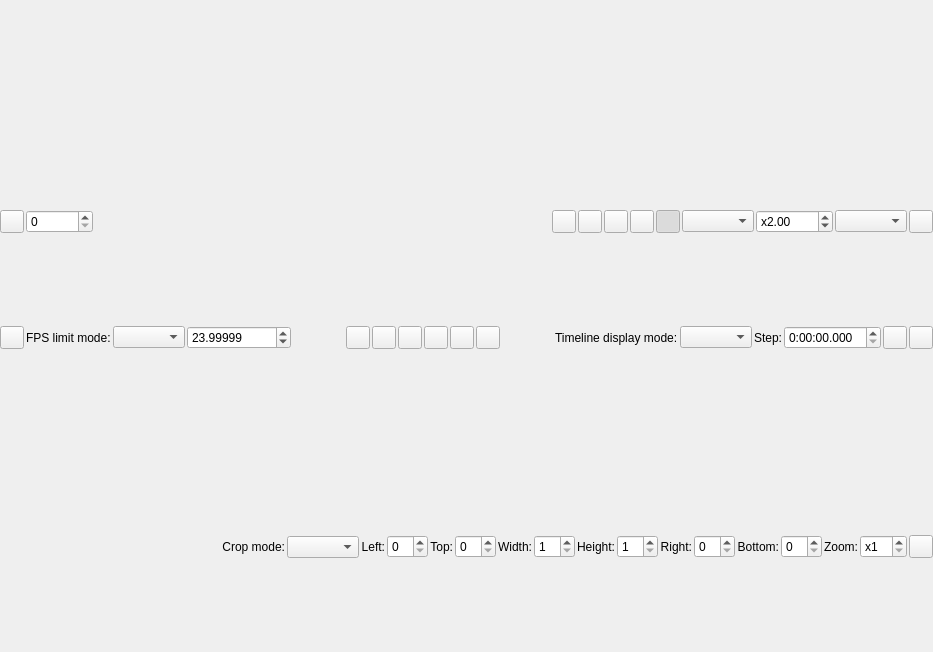
<?xml version="1.0" encoding="UTF-8"?>
<ui version="4.0">
 <class>PreviewDialog</class>
 <widget class="QDialog" name="PreviewDialog">
  <property name="geometry">
   <rect>
    <x>0</x>
    <y>0</y>
    <width>933</width>
    <height>652</height>
   </rect>
  </property>
  <property name="windowTitle">
   <string>Dialog</string>
  </property>
  <layout class="QVBoxLayout" name="mainLayout">
   <property name="spacing">
    <number>0</number>
   </property>
   <property name="leftMargin">
    <number>0</number>
   </property>
   <property name="topMargin">
    <number>0</number>
   </property>
   <property name="rightMargin">
    <number>0</number>
   </property>
   <property name="bottomMargin">
    <number>0</number>
   </property>
   <item>
    <widget class="PreviewArea" name="previewArea"/>
   </item>
   <item>
    <widget class="QWidget" name="toolBar" native="true">
     <property name="sizePolicy">
      <sizepolicy hsizetype="Expanding" vsizetype="Fixed">
       <horstretch>0</horstretch>
       <verstretch>0</verstretch>
      </sizepolicy>
     </property>
     <layout class="QHBoxLayout" name="horizontalLayout">
      <property name="spacing">
       <number>2</number>
      </property>
      <property name="leftMargin">
       <number>0</number>
      </property>
      <property name="topMargin">
       <number>0</number>
      </property>
      <property name="rightMargin">
       <number>0</number>
      </property>
      <property name="bottomMargin">
       <number>0</number>
      </property>
      <item>
       <widget class="QToolButton" name="timeLineCheckButton">
        <property name="toolTip">
         <string>Timeline</string>
        </property>
        <property name="checkable">
         <bool>true</bool>
        </property>
       </widget>
      </item>
      <item>
       <widget class="QSpinBox" name="frameNumberSpinBox">
        <property name="sizePolicy">
         <sizepolicy hsizetype="Minimum" vsizetype="Fixed">
          <horstretch>0</horstretch>
          <verstretch>0</verstretch>
         </sizepolicy>
        </property>
        <property name="keyboardTracking">
         <bool>false</bool>
        </property>
        <property name="maximum">
         <number>999999999</number>
        </property>
       </widget>
      </item>
      <item>
       <widget class="QLabel" name="frameStatusLabel">
        <property name="maximumSize">
         <size>
          <width>16</width>
          <height>16</height>
         </size>
        </property>
        <property name="scaledContents">
         <bool>true</bool>
        </property>
        <property name="text">
         <string/>
        </property>
       </widget>
      </item>
      <item>
       <widget class="TimeLineSlider" name="frameNumberSlider" native="true">
        <property name="sizePolicy">
         <sizepolicy hsizetype="Expanding" vsizetype="Preferred">
          <horstretch>0</horstretch>
          <verstretch>0</verstretch>
         </sizepolicy>
        </property>
       </widget>
      </item>
      <item>
       <widget class="QToolButton" name="frameToClipboardButton">
        <property name="toolTip">
         <string>Copy frame to clipboard</string>
        </property>
       </widget>
      </item>
      <item>
       <widget class="QToolButton" name="saveSnapshotButton">
        <property name="toolTip">
         <string>Save snapshot</string>
        </property>
       </widget>
      </item>
      <item>
       <widget class="QToolButton" name="advancedSettingsButton">
        <property name="toolTip">
         <string>Preview Advanced Settings</string>
        </property>
       </widget>
      </item>
      <item>
       <widget class="QToolButton" name="cropCheckButton">
        <property name="toolTip">
         <string>Crop assistant</string>
        </property>
        <property name="checkable">
         <bool>true</bool>
        </property>
       </widget>
      </item>
      <item>
       <widget class="QToolButton" name="zoomCheckButton">
        <property name="toolTip">
         <string>Zoom</string>
        </property>
        <property name="checkable">
         <bool>true</bool>
        </property>
        <property name="checked">
         <bool>true</bool>
        </property>
       </widget>
      </item>
      <item>
       <widget class="QWidget" name="zoomPanel" native="true">
        <layout class="QHBoxLayout" name="horizontalLayout_2">
         <property name="spacing">
          <number>2</number>
         </property>
         <property name="leftMargin">
          <number>0</number>
         </property>
         <property name="topMargin">
          <number>0</number>
         </property>
         <property name="rightMargin">
          <number>0</number>
         </property>
         <property name="bottomMargin">
          <number>0</number>
         </property>
         <item>
          <widget class="QComboBox" name="zoomModeComboBox">
           <property name="sizePolicy">
            <sizepolicy hsizetype="Minimum" vsizetype="Fixed">
             <horstretch>0</horstretch>
             <verstretch>0</verstretch>
            </sizepolicy>
           </property>
          </widget>
         </item>
         <item>
          <widget class="ZoomRatioSpinBox" name="zoomRatioSpinBox">
           <property name="keyboardTracking">
            <bool>false</bool>
           </property>
           <property name="prefix">
            <string>x</string>
           </property>
           <property name="minimum">
            <double>0.010000000000000</double>
           </property>
           <property name="maximum">
            <double>1024.000000000000000</double>
           </property>
           <property name="value">
            <double>2.000000000000000</double>
           </property>
          </widget>
         </item>
         <item>
          <widget class="QComboBox" name="scaleModeComboBox"/>
         </item>
        </layout>
       </widget>
      </item>
      <item>
       <widget class="QToolButton" name="colorPickerButton">
        <property name="toolTip">
         <string>Color picker</string>
        </property>
        <property name="text">
         <string/>
        </property>
       </widget>
      </item>
     </layout>
     <zorder>colorPickerButton</zorder>
     <zorder>frameNumberSlider</zorder>
     <zorder>frameToClipboardButton</zorder>
     <zorder>saveSnapshotButton</zorder>
     <zorder>advancedSettingsButton</zorder>
     <zorder>cropCheckButton</zorder>
     <zorder>zoomCheckButton</zorder>
     <zorder>zoomPanel</zorder>
     <zorder>timeLineCheckButton</zorder>
     <zorder>frameNumberSpinBox</zorder>
     <zorder>frameStatusLabel</zorder>
    </widget>
   </item>
   <item>
    <widget class="QWidget" name="timeLinePanel" native="true">
     <layout class="QHBoxLayout" name="horizontalLayout_4" stretch="0,0,0,0,1,0,0,0,0,0,0,1,0,0,0,0,0,0">
      <property name="spacing">
       <number>2</number>
      </property>
      <property name="leftMargin">
       <number>0</number>
      </property>
      <property name="topMargin">
       <number>0</number>
      </property>
      <property name="rightMargin">
       <number>0</number>
      </property>
      <property name="bottomMargin">
       <number>0</number>
      </property>
      <item>
       <widget class="QToolButton" name="playButton">
        <property name="text">
         <string/>
        </property>
       </widget>
      </item>
      <item>
       <widget class="QLabel" name="label">
        <property name="text">
         <string>FPS limit mode:</string>
        </property>
       </widget>
      </item>
      <item>
       <widget class="QComboBox" name="playFpsLimitModeComboBox"/>
      </item>
      <item>
       <widget class="QDoubleSpinBox" name="playFpsLimitSpinBox">
        <property name="decimals">
         <number>5</number>
        </property>
        <property name="maximum">
         <double>100000.000000000000000</double>
        </property>
        <property name="value">
         <double>23.999990000000000</double>
        </property>
       </widget>
      </item>
      <item>
       <spacer name="horizontalSpacer_2">
        <property name="orientation">
         <enum>Qt::Horizontal</enum>
        </property>
        <property name="sizeHint" stdset="0">
         <size>
          <width>571</width>
          <height>20</height>
         </size>
        </property>
       </spacer>
      </item>
      <item>
       <widget class="QToolButton" name="goToPreviousBookmarkButton">
        <property name="text">
         <string/>
        </property>
       </widget>
      </item>
      <item>
       <widget class="QToolButton" name="bookmarkCurrentFrameButton"/>
      </item>
      <item>
       <widget class="QToolButton" name="unbookmarkCurrentFrameButton"/>
      </item>
      <item>
       <widget class="QToolButton" name="loadChaptersButton">
        <property name="text">
         <string/>
        </property>
       </widget>
      </item>
      <item>
       <widget class="QToolButton" name="clearBookmarksButton"/>
      </item>
      <item>
       <widget class="QToolButton" name="goToNextBookmarkButton"/>
      </item>
      <item>
       <spacer name="horizontalSpacer_3">
        <property name="orientation">
         <enum>Qt::Horizontal</enum>
        </property>
        <property name="sizeHint" stdset="0">
         <size>
          <width>40</width>
          <height>20</height>
         </size>
        </property>
       </spacer>
      </item>
      <item>
       <widget class="QLabel" name="timeLineModeLabel">
        <property name="text">
         <string>Timeline display mode:</string>
        </property>
        <property name="margin">
         <number>2</number>
        </property>
       </widget>
      </item>
      <item>
       <widget class="QComboBox" name="timeLineModeComboBox">
        <property name="sizePolicy">
         <sizepolicy hsizetype="Minimum" vsizetype="Fixed">
          <horstretch>0</horstretch>
          <verstretch>0</verstretch>
         </sizepolicy>
        </property>
       </widget>
      </item>
      <item>
       <widget class="QLabel" name="stepLabel">
        <property name="text">
         <string>Step:</string>
        </property>
        <property name="margin">
         <number>2</number>
        </property>
       </widget>
      </item>
      <item>
       <widget class="QTimeEdit" name="timeStepEdit">
        <property name="displayFormat">
         <string>H:mm:ss.zzz</string>
        </property>
       </widget>
      </item>
      <item>
       <widget class="QToolButton" name="timeStepBackButton">
        <property name="toolTip">
         <string>Step back</string>
        </property>
       </widget>
      </item>
      <item>
       <widget class="QToolButton" name="timeStepForwardButton">
        <property name="toolTip">
         <string>Step forward</string>
        </property>
       </widget>
      </item>
     </layout>
    </widget>
   </item>
   <item>
    <widget class="QWidget" name="cropPanel" native="true">
     <layout class="QHBoxLayout" name="horizontalLayout_3">
      <property name="spacing">
       <number>2</number>
      </property>
      <property name="leftMargin">
       <number>0</number>
      </property>
      <property name="topMargin">
       <number>0</number>
      </property>
      <property name="rightMargin">
       <number>0</number>
      </property>
      <property name="bottomMargin">
       <number>0</number>
      </property>
      <item>
       <spacer name="horizontalSpacer">
        <property name="orientation">
         <enum>Qt::Horizontal</enum>
        </property>
        <property name="sizeHint" stdset="0">
         <size>
          <width>40</width>
          <height>20</height>
         </size>
        </property>
       </spacer>
      </item>
      <item>
       <widget class="QLabel" name="cropModeLabel">
        <property name="sizePolicy">
         <sizepolicy hsizetype="Preferred" vsizetype="Preferred">
          <horstretch>0</horstretch>
          <verstretch>0</verstretch>
         </sizepolicy>
        </property>
        <property name="text">
         <string>Crop mode:</string>
        </property>
        <property name="alignment">
         <set>Qt::AlignRight|Qt::AlignTrailing|Qt::AlignVCenter</set>
        </property>
        <property name="margin">
         <number>4</number>
        </property>
       </widget>
      </item>
      <item>
       <widget class="QComboBox" name="cropModeComboBox"/>
      </item>
      <item>
       <widget class="QLabel" name="cropLeftLabel">
        <property name="sizePolicy">
         <sizepolicy hsizetype="Preferred" vsizetype="Preferred">
          <horstretch>0</horstretch>
          <verstretch>0</verstretch>
         </sizepolicy>
        </property>
        <property name="text">
         <string>Left:</string>
        </property>
        <property name="alignment">
         <set>Qt::AlignRight|Qt::AlignTrailing|Qt::AlignVCenter</set>
        </property>
        <property name="margin">
         <number>4</number>
        </property>
       </widget>
      </item>
      <item>
       <widget class="QSpinBox" name="cropLeftSpinBox">
        <property name="keyboardTracking">
         <bool>false</bool>
        </property>
       </widget>
      </item>
      <item>
       <widget class="QLabel" name="cropTopLabel">
        <property name="sizePolicy">
         <sizepolicy hsizetype="Preferred" vsizetype="Preferred">
          <horstretch>0</horstretch>
          <verstretch>0</verstretch>
         </sizepolicy>
        </property>
        <property name="text">
         <string>Top:</string>
        </property>
        <property name="alignment">
         <set>Qt::AlignRight|Qt::AlignTrailing|Qt::AlignVCenter</set>
        </property>
        <property name="margin">
         <number>4</number>
        </property>
       </widget>
      </item>
      <item>
       <widget class="QSpinBox" name="cropTopSpinBox">
        <property name="keyboardTracking">
         <bool>false</bool>
        </property>
       </widget>
      </item>
      <item>
       <widget class="QLabel" name="cropWidthLabel">
        <property name="sizePolicy">
         <sizepolicy hsizetype="Preferred" vsizetype="Preferred">
          <horstretch>0</horstretch>
          <verstretch>0</verstretch>
         </sizepolicy>
        </property>
        <property name="text">
         <string>Width:</string>
        </property>
        <property name="alignment">
         <set>Qt::AlignRight|Qt::AlignTrailing|Qt::AlignVCenter</set>
        </property>
        <property name="margin">
         <number>4</number>
        </property>
       </widget>
      </item>
      <item>
       <widget class="QSpinBox" name="cropWidthSpinBox">
        <property name="keyboardTracking">
         <bool>false</bool>
        </property>
        <property name="minimum">
         <number>1</number>
        </property>
       </widget>
      </item>
      <item>
       <widget class="QLabel" name="cropHeightLabel">
        <property name="sizePolicy">
         <sizepolicy hsizetype="Preferred" vsizetype="Preferred">
          <horstretch>0</horstretch>
          <verstretch>0</verstretch>
         </sizepolicy>
        </property>
        <property name="text">
         <string>Height:</string>
        </property>
        <property name="alignment">
         <set>Qt::AlignRight|Qt::AlignTrailing|Qt::AlignVCenter</set>
        </property>
        <property name="margin">
         <number>4</number>
        </property>
       </widget>
      </item>
      <item>
       <widget class="QSpinBox" name="cropHeightSpinBox">
        <property name="keyboardTracking">
         <bool>false</bool>
        </property>
        <property name="minimum">
         <number>1</number>
        </property>
       </widget>
      </item>
      <item>
       <widget class="QLabel" name="cropRightLabel">
        <property name="sizePolicy">
         <sizepolicy hsizetype="Preferred" vsizetype="Preferred">
          <horstretch>0</horstretch>
          <verstretch>0</verstretch>
         </sizepolicy>
        </property>
        <property name="text">
         <string>Right:</string>
        </property>
        <property name="alignment">
         <set>Qt::AlignRight|Qt::AlignTrailing|Qt::AlignVCenter</set>
        </property>
        <property name="margin">
         <number>4</number>
        </property>
       </widget>
      </item>
      <item>
       <widget class="QSpinBox" name="cropRightSpinBox">
        <property name="keyboardTracking">
         <bool>false</bool>
        </property>
       </widget>
      </item>
      <item>
       <widget class="QLabel" name="cropBottomLabel">
        <property name="sizePolicy">
         <sizepolicy hsizetype="Preferred" vsizetype="Preferred">
          <horstretch>0</horstretch>
          <verstretch>0</verstretch>
         </sizepolicy>
        </property>
        <property name="text">
         <string>Bottom:</string>
        </property>
        <property name="alignment">
         <set>Qt::AlignRight|Qt::AlignTrailing|Qt::AlignVCenter</set>
        </property>
        <property name="margin">
         <number>4</number>
        </property>
       </widget>
      </item>
      <item>
       <widget class="QSpinBox" name="cropBottomSpinBox">
        <property name="keyboardTracking">
         <bool>false</bool>
        </property>
       </widget>
      </item>
      <item>
       <widget class="QLabel" name="cropZoomLabel">
        <property name="sizePolicy">
         <sizepolicy hsizetype="Preferred" vsizetype="Preferred">
          <horstretch>0</horstretch>
          <verstretch>0</verstretch>
         </sizepolicy>
        </property>
        <property name="text">
         <string>Zoom:</string>
        </property>
        <property name="alignment">
         <set>Qt::AlignRight|Qt::AlignTrailing|Qt::AlignVCenter</set>
        </property>
        <property name="margin">
         <number>4</number>
        </property>
       </widget>
      </item>
      <item>
       <widget class="QSpinBox" name="cropZoomRatioSpinBox">
        <property name="keyboardTracking">
         <bool>false</bool>
        </property>
        <property name="prefix">
         <string>x</string>
        </property>
        <property name="minimum">
         <number>1</number>
        </property>
       </widget>
      </item>
      <item>
       <widget class="QToolButton" name="cropPasteToScriptButton">
        <property name="toolTip">
         <string>Paste into script</string>
        </property>
       </widget>
      </item>
     </layout>
    </widget>
   </item>
  </layout>
  <zorder>toolBar</zorder>
  <zorder>previewArea</zorder>
  <zorder>cropPanel</zorder>
  <zorder>timeLinePanel</zorder>
 </widget>
 <customwidgets>
  <customwidget>
   <class>PreviewArea</class>
   <extends>QWidget</extends>
   <header>../../src/preview/preview_area.h</header>
   <container>1</container>
  </customwidget>
  <customwidget>
   <class>TimeLineSlider</class>
   <extends>QWidget</extends>
   <header>../../../common-src/timeline_slider/timeline_slider.h</header>
   <container>1</container>
  </customwidget>
  <customwidget>
   <class>ZoomRatioSpinBox</class>
   <extends>QDoubleSpinBox</extends>
   <header>../../src/preview/zoom_ratio_spinbox.h</header>
   <container>1</container>
  </customwidget>
 </customwidgets>
 <resources/>
 <connections/>
</ui>
